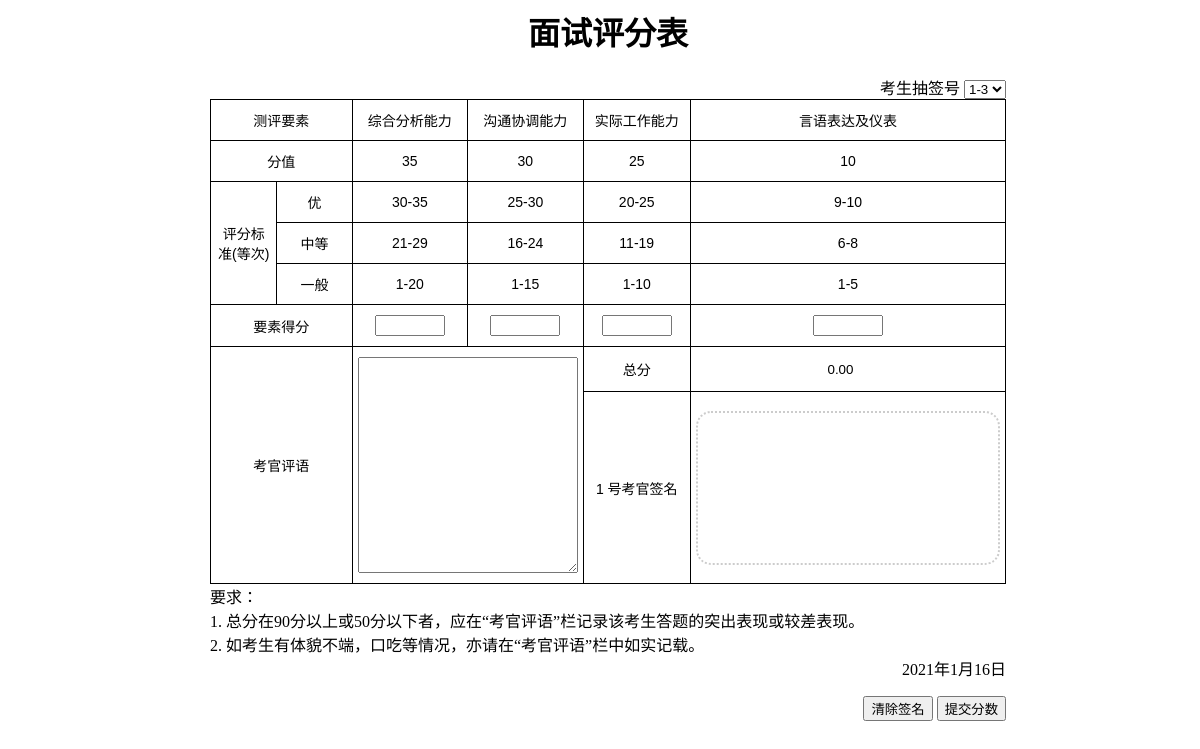
The app's page / (signed in), older data.
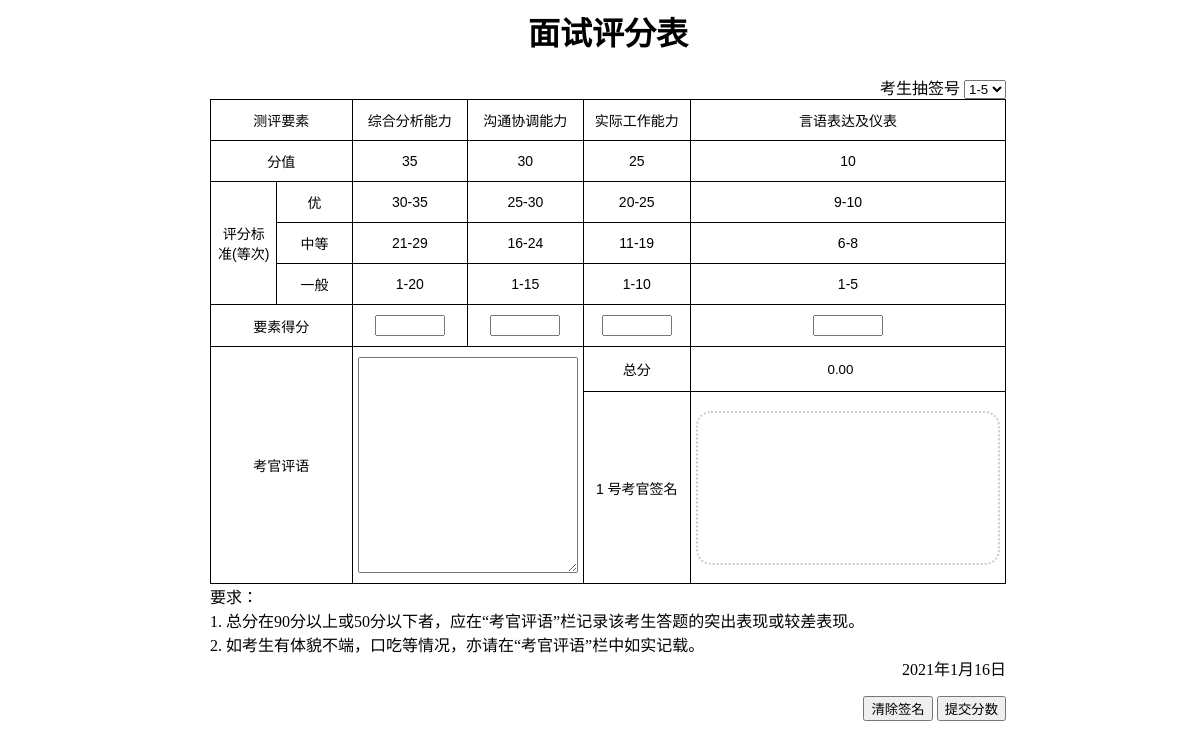
The same page, newer data.
### main/models.py (models this page shows, shortened)
class SingleScoreForm(models.Model):
    score = models.CharField(max_length=1000, default="")
    comment = models.CharField(max_length=1000)
    sig_filename = models.CharField(max_length=1000)
    date = models.DateField(default=date.today)
    interviewer = models.ForeignKey(Interviewer, on_delete=models.CASCADE)
    examiner = models.ForeignKey(Examiner, on_delete=models.CASCADE)
    formFinished = models.BooleanField(default=False)

class Interviewer(models.Model):
    draw_id = models.CharField(max_length=10)
    room_id = models.IntegerField(default=1)

class Examiner(models.Model):
    user = models.OneToOneField(User, on_delete=models.CASCADE)
    examiner_id = models.IntegerField(default=0)
    room_id = models.IntegerField(default=1)
    is_examiner = models.BooleanField(default=True)

### main/views.py (the view)
# urls.py: path('', views.index, name='home'),
@login_required
def index(request):
    if request.user.is_staff:
        return HttpResponse("请勿使用管理员账户登录打分页面")
    examiner = request.user.examiner
    logger.info(f"Examiner {examiner.examiner_id} in room {examiner.room_id} logged in")
    all_forms = SingleScoreForm.objects.filter(examiner=examiner)
    if len(all_forms) == 0:
        return HttpResponse("所有考生均已打分完毕")
    finished_forms = all_forms.filter(formFinished=True)
    finished_forms_dic = finished_forms.values("pk", "score", "comment", "interviewer", "formFinished")
    finished_forms_json = json.dumps(list(finished_forms_dic), cls=DjangoJSONEncoder)
    current_form = all_forms.filter(formFinished=False).order_by('id')[0]
    current_form_json = serializers.serialize("json", [current_form])
    context = {
        "examiner": examiner,
        "current_form": current_form,
        "current_form_json": current_form_json,
        "finished_forms": finished_forms,
        "finished_forms_json": finished_forms_json,
        "scoring_items": scoring_items,
        "colspan": len(scoring_items) - 2,
        }
    return render(request, 'main/index.html', context)

### main/templates/main/index.html (shortened to what this page needs)
{% load static %}
<head>
</head>
 <body>
  <div class="content" id="mainContainer">
    <h1 style="text-align: center">面试评分表</h1>
   <div style="text-align: right;">
    <form method="POST" action="saveForm" id="mainForm" >
      <div>
        <label for="draw_id">考生抽签号</label>
        <select name="draw_id" id="draw_id">
          <option value="{{current_form.interviewer.id}}" selected>{{current_form.interviewer.draw_id}}</option>
        </select>
      </div>
      <table class="tg" id="mainTable">
        <colgroup>
          <col style="width: 70px">
          <col style="width: 80px">
          <col style="width: 110px">
          <col style="width: 110px">
          <col style="width: 110px">
          <col style="width: 90px">
        </colgroup>
      <thead>
        <tr>
          <th class="tg-nrix" colspan="2">测评要素</th>
          {% for item in scoring_items %}
            <th class="tg-nrix">{{item.name}}</th>
          {% endfor %}
        </tr>
      </thead>
      <tbody>
        <tr>
          <td class="tg-nrix" colspan="2">分值</td>
          {% for item in scoring_items %}
          <td class="tg-nrix">{{item.maximum_score}}</td>
          {% endfor %}
        </tr>
        <tr>
          <td class="tg-nrix" rowspan="3">评分标准(等次)</td>
          <td class="tg-nrix">优</td>
          {% for item in scoring_items %}
          <td class="tg-nrix">{{item.good}}</td>
          {% endfor %}
        </tr>
        <tr>
          <td class="tg-nrix">中等</td>
          {% for item in scoring_items %}
          <td class="tg-nrix">{{item.ok}}</td>
          {% endfor %}
        </tr>
        <tr>
          <td class="tg-nrix">一般</td>
          {% for item in scoring_items %}
          <td class="tg-nrix">{{item.normal}}</td>
          {% endfor %}
        </tr>
        <tr>
          <td class="tg-nrix" colspan="2">要素得分</td>
            {% for item in scoring_items %}
            <td class="tg-nrix scoring_item" maximum_score="{{item.maximum_score}}">
            </td>
            {% endfor %}
        </tr>
        <tr>
          <td class="tg-nrix" colspan="2" rowspan="2">考官评语</td>
          <td class="tg-nrix" colspan="{{colspan}}" rowspan="2" id="comment_cell">
            <textarea name="comment" id="comment" ></textarea>
          </td>
          <td class="tg-nrix">总分</td>
          <td class="tg-nrix">
            <input type="number" id="total_score" readonly style="border:none;text-align:center">
          </td>
        </tr>
        <tr>
          <td class="tg-nrix">
            {{examiner.examiner_id}} 号考官签名</td>
          <td class="tg-nrix">
      <div class="container">
             <canvas id="sig-canvas">
             </canvas>
      </div>
          </td>
        </tr>
      </tbody>
      </table>
      <div style="text-align: left;">
        要求：
        <br>
        1. 总分在90分以上或50分以下者，应在“考官评语”栏记录该考生答题的突出表现或较差表现。
        <br>
        2. 如考生有体貌不端，口吃等情况，亦请在“考官评语”栏中如实记载。
      </div>
      <div style="text-align: right;" id="formDate">
      </div>
    </form>
    <div style="text-align: right;" id="button-group">
      <button class="btn btn-default" id="sig-clearBtn">清除签名</button>
      <button class="btn btn-primary" id="sig-submitBtn">提交分数</button>
    </div>
   </div>
  </div>
</body>
<script>
  // submit form
  var submitBtn = document.getElementById("sig-submitBtn");
  var canvas = document.getElementById("sig-canvas");
  submitBtn.addEventListener("click", function(e) {
    var valid_score = checkAllScoreInput();
    if (!valid_score){
      return;
    }
    var msg = "最终打分为" + document.getElementById("total_score").value + ",是否提交？";
    if(!confirm(msg)){
      return
    }
    var sigUrl = canvas.toDataURL();
    document.getElementById("sig_url").value = sigUrl;
    var now = new Date();
    var dateString = now.getFullYear() + "-" + (now.getMonth() + 1) + "-" + now.getDate()
    document.getElementById("current_dt").value =  dateString;
    // hide two buttons
    document.getElementById("sig-clearBtn").style.visibility = "hidden";
    document.getElementById("sig-submitBtn").style.visibility = "hidden";
    // hide border of the draw id
    document.getElementById("draw_id").style.border = "none";
    // // scale zoomed element to original size
    // document.body.style.zoom = 1.0
    html2canvas(document.getElementById("mainContainer"), {scale: 2}).then(function(canvas) {
        if(canvas){
          var scrshotUrl = canvas.toDataURL();
          document.getElementById("screenshot_url").value = scrshotUrl;
        $("#mainForm").submit();
        }
    });
  }, false);
  function checkAllScoreInput(){
    var scoring_items = document.getElementsByClassName("selected-score-input");
    for (var i = 0; i < scoring_items.length; i++){
      var valid_score = validateScore(scoring_items[i]);
      if(!valid_score){
        alert("请检查打分是否完整有效！");
        return false;
      }
    }
    return true;
  }
</script>

### main/templates/main/index.html (style rules this page uses)
.tg { border-collapse:collapse;border-spacing:0; }
.tg td { border-color:black;border-style:solid;border-width:1px;font-family:Arial, sans-serif;font-size:14px; overflow:hidden;padding:10px 5px;word-break:normal; }
.tg th { border-color:black;border-style:solid;border-width:1px;font-family:Arial, sans-serif;font-size:14px; font-weight:normal;overflow:hidden;padding:10px 5px;word-break:normal; }
.tg .tg-nrix { text-align:center;vertical-align:middle }
#sig-canvas { border: 2px dotted #CCCCCC; border-radius: 15px; cursor: crosshair; }
.content { max-width: 1000px; margin-left: auto; margin-right: auto; margin-top: 0; margin-bottom: auto; }

Row changes from the older to the newer data that the page shows:
no longer on this page (row edited): SingleScoreForm: draw_id "1-3"
now on this page (row edited): SingleScoreForm: draw_id "1-5"
